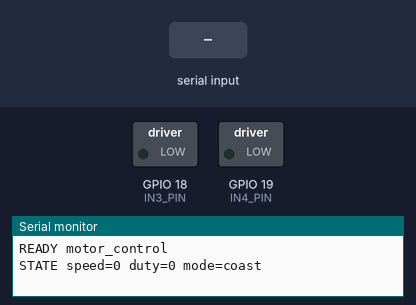
Bench run of a sketch on a simulated ESP32-C6. On the bench: switched loads named in the sketch (green lamp = pin HIGH), the last lines printed to the serial monitor. The test bench sets the inputs (shaded band).

Above: at 1.2 s.
1.3 s: "M90\n" received over Serial
At 1.9 s:
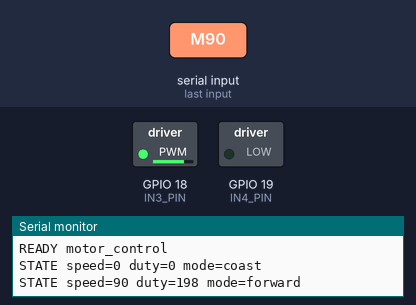
2.8 s: "B90\n" received over Serial
At 4.0 s:
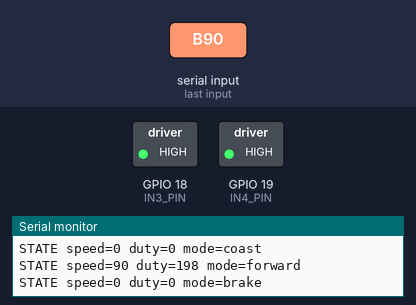
4.3 s: "R90\n" received over Serial
At 5.4 s:
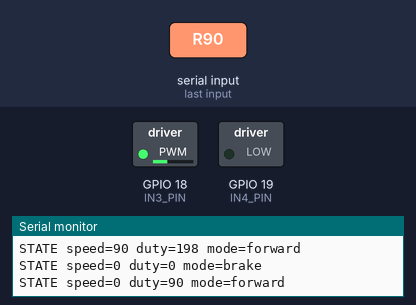
5.8 s: "B,45\n" received over Serial
At 6.6 s:
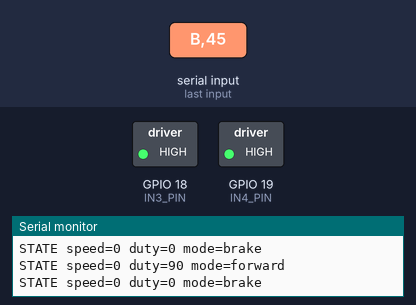
Timing chart, 0 to 8.3 s (numbered marks = the images above; inputs shaded):
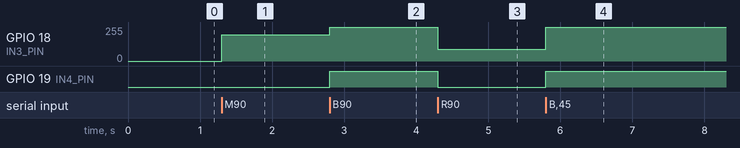

Measured:
- after the input at 1.3 s, GPIO 18 (IN3_PIN): 0/255 → 197/255 at once
- after the input at 2.8 s, GPIO 18 (IN3_PIN): 197/255 → 255/255 at once; GPIO 19 (IN4_PIN): LOW → HIGH at once
- after the input at 4.3 s, GPIO 18 (IN3_PIN): 255/255 → 90/255 at once; GPIO 19 (IN4_PIN): HIGH → LOW at once
- after the input at 5.8 s, GPIO 18 (IN3_PIN): 90/255 → 255/255 at once; GPIO 19 (IN4_PIN): LOW → HIGH at once

The sketch:

motor_control.ino
```cpp
// Serial-controlled motor: DRV8833 channel B (IN3/IN4 -> OUT3/OUT4).
// Driven by tools/motor_web.py, but any serial monitor works.
//
// Target: ESP32-C6-DevKitM-1, arduino-esp32 3.x, USB CDC On Boot enabled.
//
// Commands, one per line at 115200 baud:
//   M <n>   set speed, -255 (full reverse) .. 255 (full forward); 0 = coast.
//           Non-zero speeds are scaled onto MIN_DUTY..255 so every one turns the motor.
//   R <n>   set raw PWM duty, -255 .. 255, bypassing the scaling (for calibration)
//   B       brake (both inputs high, motor terminals shorted)
//   ?       report the current state
// Every command is answered with a state line:
//   STATE speed=<n> duty=<n> mode=<forward|reverse|coast|brake>

const int IN3_PIN   = 18;
const int IN4_PIN   = 19;
const int SLEEP_PIN = -1;      // GPIO wired to the driver's sleep pin, or -1 if tied to 3.3 V

const int PWM_FREQ = 20000;    // 20 kHz, above audible range
const int PWM_BITS = 8;        // duty 0..255

// Lowest duty that starts the motor from rest: 66% (168/255) at 6 V,
// measured 2026-10-16. Re-measure with the raw R command if the supply changes.
const int MIN_DUTY = 168;

int curSpeed = 0;
int curDuty = 0;
bool braking = false;
String line;

void reportState() {
  const char *mode = braking ? "brake" : curDuty > 0 ? "forward" : curDuty < 0 ? "reverse" : "coast";
  Serial.printf("STATE speed=%d duty=%d mode=%s\n", curSpeed, curDuty, mode);
}

// duty: -255 (full reverse) to +255 (full forward), 0 = coast. No scaling.
void setDuty(int duty) {
  duty = constrain(duty, -255, 255);
  ledcWrite(IN3_PIN, duty > 0 ? duty : 0);
  ledcWrite(IN4_PIN, duty < 0 ? -duty : 0);
  curDuty = duty;
  braking = false;
}

// speed: -255 (full reverse) to +255 (full forward), 0 = coast.
// Speeds 1..255 map onto MIN_DUTY..255 so any non-zero speed turns the motor.
void setMotor(int speed) {
  speed = constrain(speed, -255, 255);
  int duty = speed == 0 ? 0 : map(abs(speed), 1, 255, MIN_DUTY, 255);
  setDuty(speed < 0 ? -duty : duty);
  curSpeed = speed;
}

void brake() {
  ledcWrite(IN3_PIN, 255);
  ledcWrite(IN4_PIN, 255);
  curSpeed = curDuty = 0;
  braking = true;
}

void handleLine(String cmd) {
  cmd.trim();
  if (cmd.length() == 0) return;
  char c = toupper(cmd[0]);
  if (c == 'M') {
    setMotor(cmd.substring(1).toInt());
  } else if (c == 'R') {
    setDuty(cmd.substring(1).toInt());
    curSpeed = 0;   // raw duty has no calibrated speed
  } else if (c == 'B') {
    brake();
  } else if (c != '?') {
    Serial.printf("ERR unknown command: %s\n", cmd.c_str());
    return;
  }
  reportState();
}

void setup() {
  Serial.begin(115200);

  if (SLEEP_PIN >= 0) {
    pinMode(SLEEP_PIN, OUTPUT);
    digitalWrite(SLEEP_PIN, HIGH);   // wake the driver
  }

  ledcAttach(IN3_PIN, PWM_FREQ, PWM_BITS);
  ledcAttach(IN4_PIN, PWM_FREQ, PWM_BITS);
  setMotor(0);
  Serial.println("READY motor_control");
  reportState();
}

void loop() {
  while (Serial.available()) {
    char c = Serial.read();
    if (c == '\n' || c == '\r') {
      handleLine(line);
      line = "";
    } else if (line.length() < 32) {
      line += c;
    }
  }
}
```
